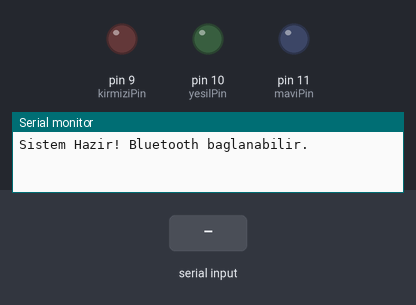
Bench run of a sketch on a simulated Arduino Uno, built with avr-gcc and run on an emulated ATmega328P. On the bench: output pins drawn as LEDs (lit = HIGH), the last lines printed to the serial monitor. The test bench sets the inputs (shaded band).

Above: at 1.2 s.
1.3 s: "k" received over the second serial link
At 1.7 s:
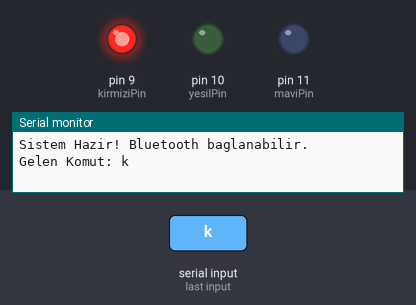
2.8 s: "y" received over the second serial link
At 4.0 s:
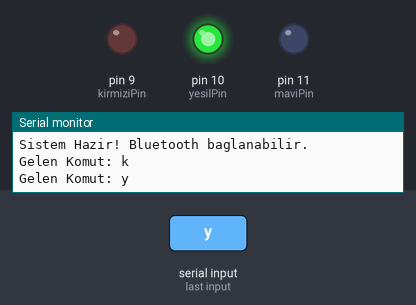
4.3 s: "m" received over the second serial link
At 5.2 s:
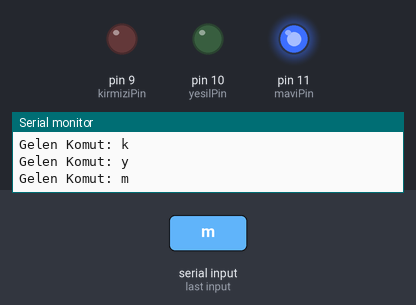
5.8 s: "b" received over the second serial link
At 6.3 s:
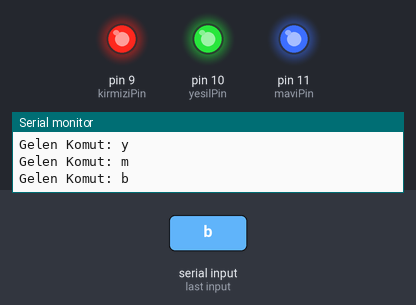
Timing chart, 0 to 8.3 s (numbered marks = the images above; inputs shaded):
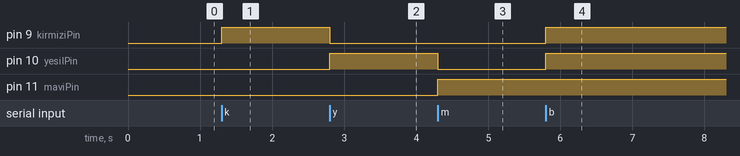

The sketch:

balonpatlatma2-8incekran.ino
```cpp
#include <SoftwareSerial.h>

// Bluetooth için sanal seri port (RX, TX)
SoftwareSerial btModul(2, 3);

// RGB LED Pinleri (PWM destekli pinler olmalı: 3,5,6,9,10,11)
const int kirmiziPin = 9;
const int yesilPin = 10;
const int maviPin = 11;

char gelenVeri; // Telefondan gelen harfi tutacak

void setup() {
  // Pinleri çıkış olarak ayarla
  pinMode(kirmiziPin, OUTPUT);
  pinMode(yesilPin, OUTPUT);
  pinMode(maviPin, OUTPUT);

  // Seri haberleşmeyi başlat
  Serial.begin(9600);   // Bilgisayar ekranı için
  btModul.begin(9600);  // Bluetooth modülü için

  Serial.println("Sistem Hazir! Bluetooth baglanabilir.");
}

void loop() {
  // Bluetooth'tan veri gelip gelmediğini kontrol et
  if (btModul.available()) {
    gelenVeri = btModul.read(); // Veriyi oku
    Serial.print("Gelen Komut: ");
    Serial.println(gelenVeri);

    // Gelen harfe göre renk yak
    if (gelenVeri == 'k') { // k harfi gelirse KIRMIZI
      renkAyarla(255, 0, 0);
    }
    else if (gelenVeri == 'y') { // y harfi gelirse YEŞİL
      renkAyarla(0, 255, 0);
    }
    else if (gelenVeri == 'm') { // m harfi gelirse MAVİ
      renkAyarla(0, 0, 255);
    }
    else if (gelenVeri == 'b') { // b harfi gelirse BEYAZ
      renkAyarla(255, 255, 255);
    }
    else if (gelenVeri == 's') { // s harfi gelirse SÖNDÜR
      renkAyarla(0, 0, 0);
    }
  }
}

// Renkleri ayarlamak için yardımcı fonksiyon
void renkAyarla(int kirmizi, int yesil, int mavi) {
  analogWrite(kirmiziPin, kirmizi);
  analogWrite(yesilPin, yesil);
  analogWrite(maviPin, mavi);
}
```

Measured:
- after the input at 1.3 s, pin 9 (kirmiziPin): LOW → HIGH at once
- after the input at 2.8 s, pin 9 (kirmiziPin): HIGH → LOW at once; pin 10 (yesilPin): LOW → HIGH at once
- after the input at 4.3 s, pin 10 (yesilPin): HIGH → LOW at once; pin 11 (maviPin): LOW → HIGH at once
- after the input at 5.8 s, pin 9 (kirmiziPin), pin 10 (yesilPin): LOW → HIGH at once
